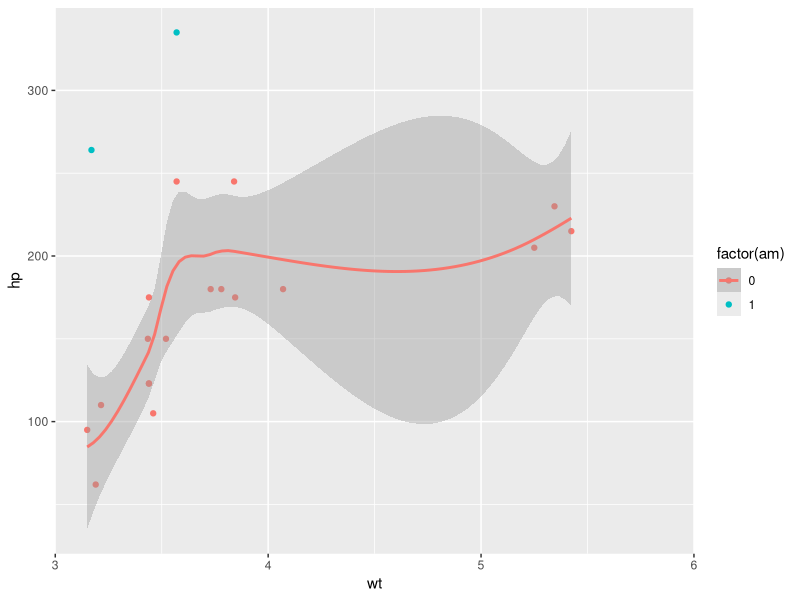
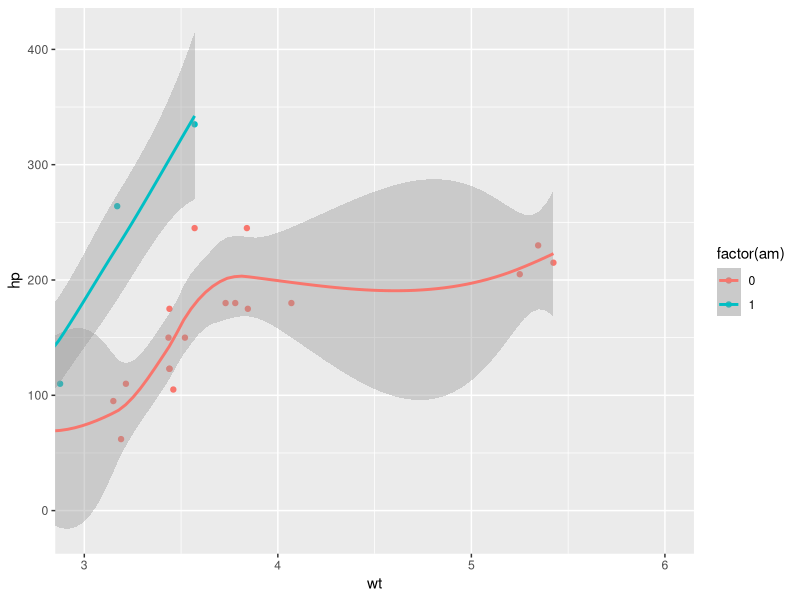
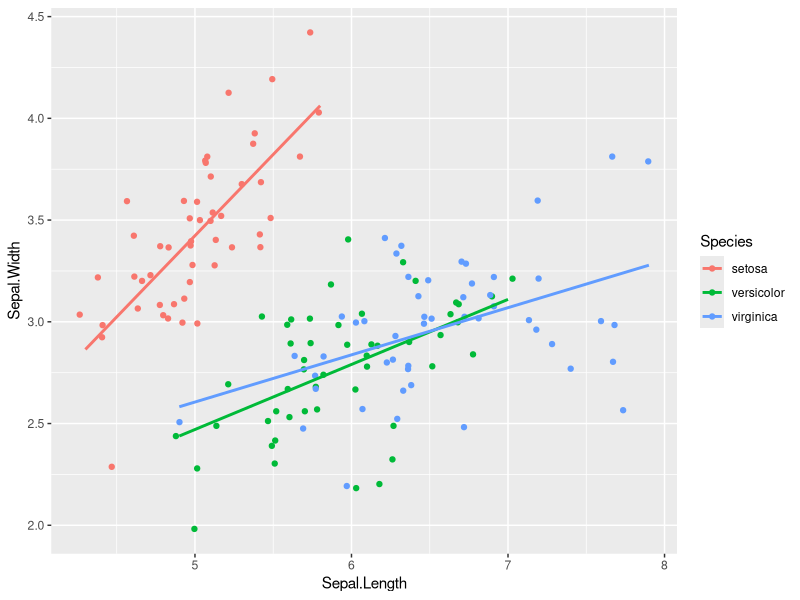
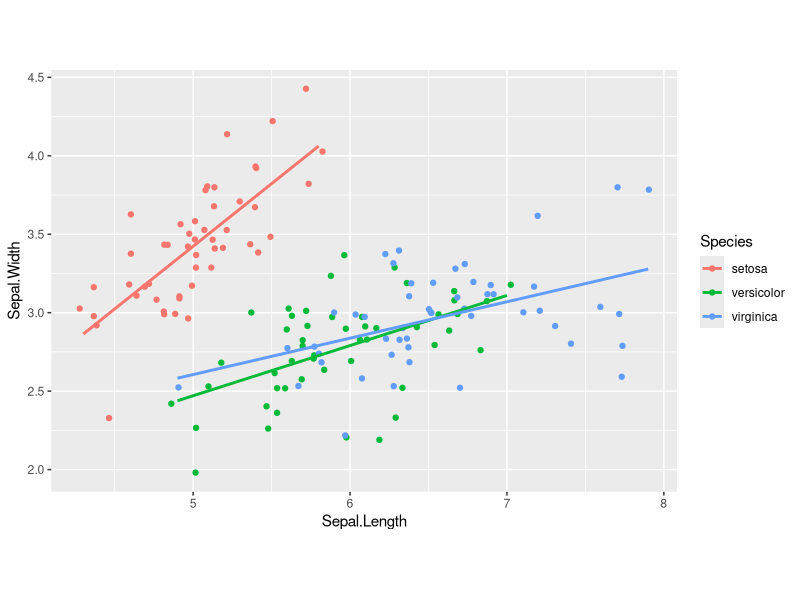
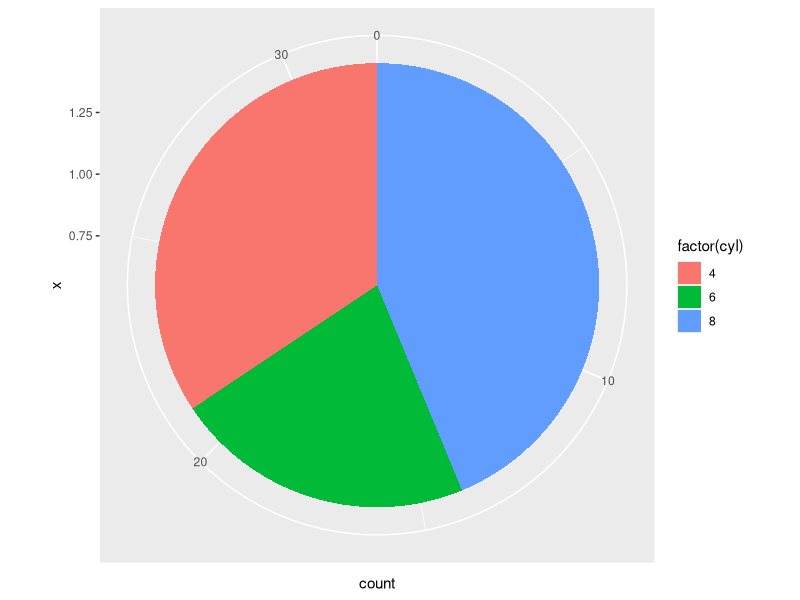
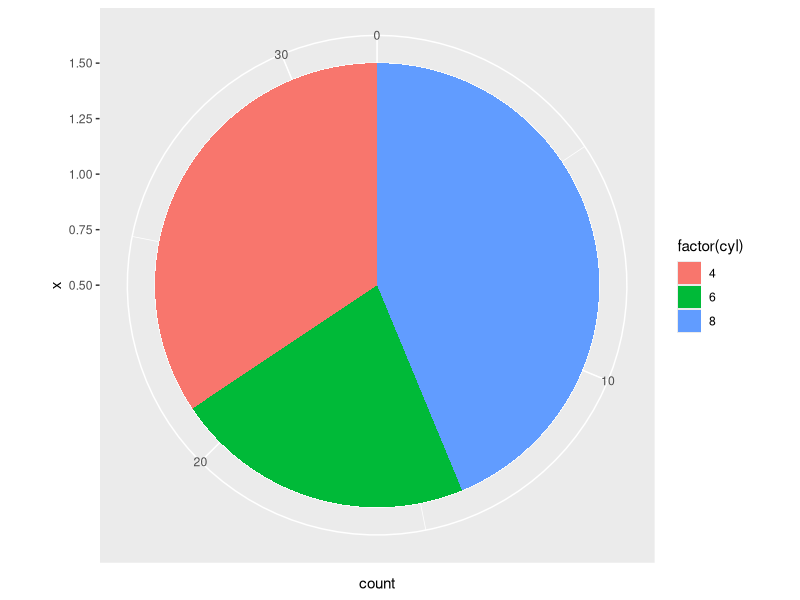

The R script that drew these images, in order:
## ---- chunk 1
library(ggplot2)
## ---- chunk 2
p <- ggplot(mtcars, aes(x = wt, y = hp, col = factor(am))) + 
  geom_point() + geom_smooth()
## ---- chunk 3
p + scale_x_continuous(limits = c(3,6), expand = c(0,0))
## ---- chunk 4
p + coord_cartesian(xlim = c(3,6))
## ---- chunk 5
base.plot <- ggplot(iris, aes(x = Sepal.Length, y = Sepal.Width, col = Species)) +
  geom_jitter() +
  geom_smooth(method = "lm", se = F)
## ---- chunk 6
base.plot
## ---- chunk 7
base.plot + coord_equal()
## ---- chunk 8
thin.bar <- ggplot(mtcars, aes(x = 1, fill = factor(cyl))) +
  geom_bar()
## ---- chunk 9
thin.bar + coord_polar(theta = "y")
## ---- chunk 10
wide.bar <- ggplot(mtcars, aes(x = 1, fill = factor(cyl))) +
  geom_bar(width = 1)
## ---- chunk 11
wide.bar + coord_polar(theta = "y")
